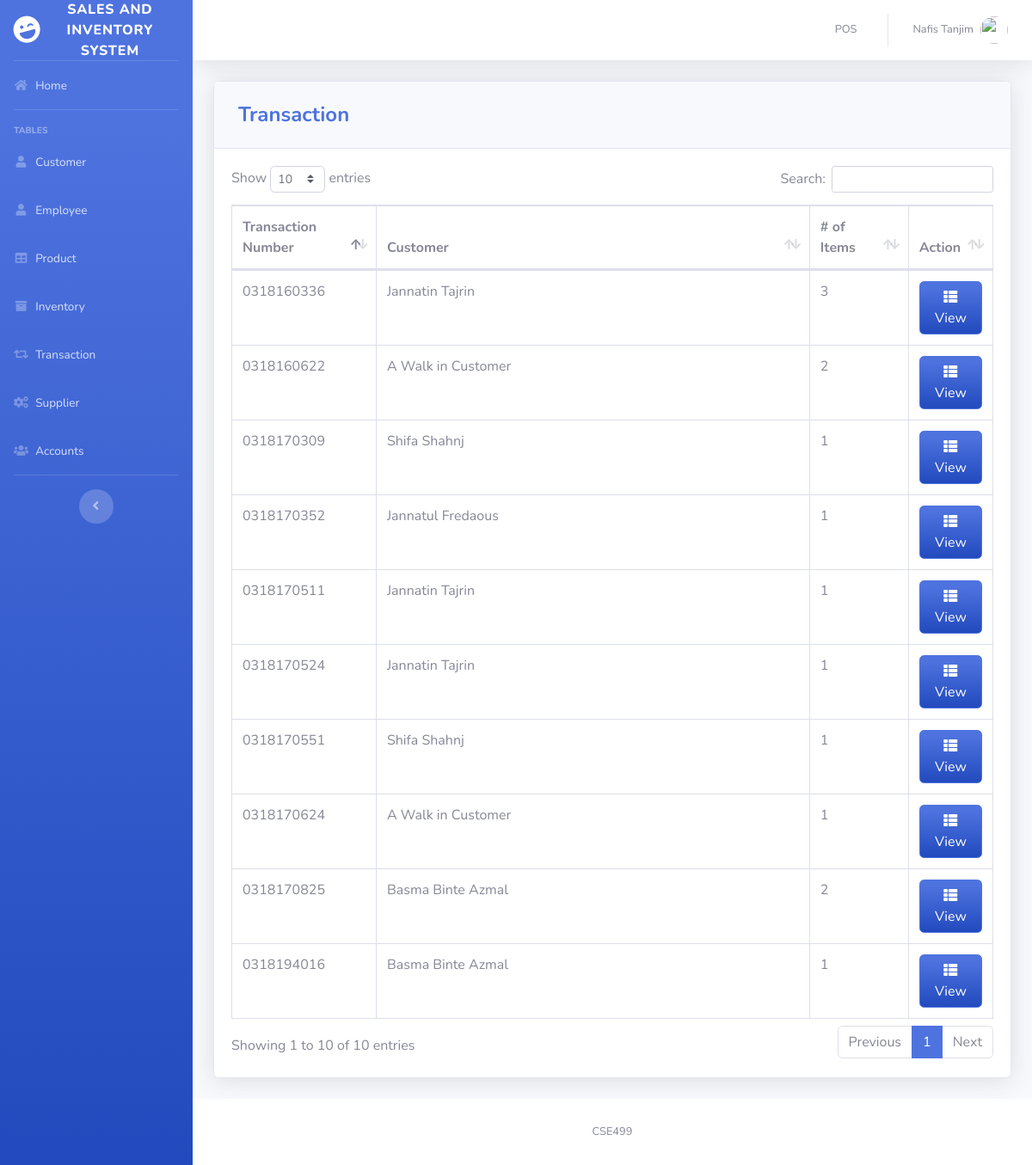
The page /pages/transaction.php (signed in) on the database its author committed.
### tables this page shows
CREATE TABLE `transaction` (
  `TRANS_ID` int(50) NOT NULL,
  `CUST_ID` int(11) DEFAULT NULL,
  `NUMOFITEMS` varchar(250) NOT NULL,
  `SUBTOTAL` varchar(50) NOT NULL,
  `LESSVAT` varchar(50) NOT NULL,
  `NETVAT` varchar(50) NOT NULL,
  `ADDVAT` varchar(50) NOT NULL,
  `GRANDTOTAL` varchar(250) NOT NULL,
  `CASH` varchar(250) NOT NULL,
  `DATE` varchar(50) NOT NULL,
  `TRANS_D_ID` varchar(250) NOT NULL
);

CREATE TABLE `customer` (
  `CUST_ID` int(11) NOT NULL,
  `FIRST_NAME` varchar(50) DEFAULT NULL,
  `LAST_NAME` varchar(50) DEFAULT NULL,
  `PHONE_NUMBER` varchar(11) DEFAULT NULL
);

### pages/transaction.php (the view, shortened to what this page needs)
<?php
include'../includes/connection.php';
include'../includes/sidebar.php';
?>
            <div class="card shadow mb-4">
            <div class="card-header py-3">
              <h4 class="m-2 font-weight-bold text-primary">Transaction</h4>
            </div>
            <div class="card-body">
              <div class="table-responsive">
                <table class="table table-bordered" id="dataTable" width="100%" cellspacing="0">
               <thead>
                   <tr>
                     <th width="19%">Transaction Number</th>
                     <th>Customer</th>
                     <th width="13%"># of Items</th>
                     <th width="11%">Action</th>
                   </tr>
               </thead>
          <tbody>
<?php
    $query = 'SELECT *, FIRST_NAME, LAST_NAME
              FROM transaction T
              JOIN customer C ON T.`CUST_ID`=C.`CUST_ID`
              ORDER BY TRANS_D_ID ASC';
        $result = mysqli_query($db, $query) or die (mysqli_error($db));
            while ($row = mysqli_fetch_assoc($result)) {
                echo '<tr>';
                echo '<td>'. $row['TRANS_D_ID'].'</td>';
                echo '<td>'. $row['FIRST_NAME'].' '. $row['LAST_NAME'].'</td>';
                echo '<td>'. $row['NUMOFITEMS'].'</td>';
                      echo '<td align="right">
                              <a type="button" class="btn btn-primary bg-gradient-primary" href="trans_view.php?action=edit & id='.$row['TRANS_ID'] . '"><i class="fas fa-fw fa-th-list"></i> View</a>
                          </div> </td>';
                echo '</tr> ';
                        }
?>
<?php
include'../includes/footer.php';
?>

### includes/sidebar.php (shortened to what this page needs)
<!DOCTYPE html>
<html lang="en">
<head>
  <link href="../vendor/fontawesome-free/css/all.min.css" rel="stylesheet" type="text/css">
  <link href="../css/sb-admin-2.min.css" rel="stylesheet">
  <link href="../vendor/datatables/dataTables.bootstrap4.min.css" rel="stylesheet">
</head>
<body id="page-top">
  <div id="wrapper">
    <ul class="navbar-nav bg-gradient-primary sidebar sidebar-dark accordion" id="accordionSidebar">
      <a class="sidebar-brand d-flex align-items-center justify-content-center" href="index.php">
        <div class="sidebar-brand-icon rotate-n-15">
          <i class="fas fa-laugh-wink"></i>
        </div>
        <div class="sidebar-brand-text mx-3">Sales and Inventory System</div>
      </a>
      <hr class="sidebar-divider my-0">
      <li class="nav-item">
        <a class="nav-link" href="index.php">
          <i class="fas fa-fw fa-home"></i>
          <span>Home</span></a>
      </li>
      <hr class="sidebar-divider">
      <div class="sidebar-heading">
        Tables
      </div>
      <li class="nav-item">
        <a class="nav-link" href="customer.php">
          <i class="fas fa-fw fa-user"></i>
          <span>Customer</span></a>
      </li>
      <li class="nav-item">
        <a class="nav-link" href="employee.php">
          <i class="fas fa-fw fa-user"></i>
          <span>Employee</span></a>
      </li>
      <li class="nav-item">
        <a class="nav-link" href="product.php">
          <i class="fas fa-fw fa-table"></i>
          <span>Product</span></a>
      </li>
      <li class="nav-item">
        <a class="nav-link" href="inventory.php">
          <i class="fas fa-fw fa-archive"></i>
          <span>Inventory</span></a>
      </li>
      <li class="nav-item">
        <a class="nav-link" href="transaction.php">
          <i class="fas fa-fw fa-retweet"></i>
          <span>Transaction</span></a>
      </li>
      <li class="nav-item">
        <a class="nav-link" href="supplier.php">
          <i class="fas fa-fw fa-cogs"></i>
          <span>Supplier</span></a>
      </li>
      <li class="nav-item">
        <a class="nav-link" href="user.php">
          <i class="fas fa-fw fa-users"></i>
          <span>Accounts</span></a>
      </li>
      <hr class="sidebar-divider d-none d-md-block">
      <div class="text-center d-none d-md-inline">
        <button class="rounded-circle border-0" id="sidebarToggle"></button>
      </div>
    </ul>
    <?php include_once 'topbar.php'; ?>

### includes/topbar.php (shortened to what this page needs)
<div id="content-wrapper" class="d-flex flex-column">
  <div id="content">
    <nav class="navbar navbar-expand navbar-light bg-white topbar mb-4 static-top shadow">
      <ul class="navbar-nav ml-auto">
        <li class="nav-item dropdown no-arrow">
          <a class="nav-link" href="pos.php" role="button">
            <span class="mr-2 d-none d-lg-inline text-gray-600 small">POS</span>
          </a>
        </li>
        <li class="nav-item dropdown no-arrow">
          <a class="nav-link dropdown-toggle" href="#" id="userDropdown" role="button" data-toggle="dropdown" aria-haspopup="true" aria-expanded="false">
            <span class="mr-2 d-none d-lg-inline text-gray-600 small"><?php echo  $_SESSION['FIRST_NAME']. ' '.$_SESSION['LAST_NAME'] ;?></span>
            <img class="img-profile rounded-circle"
            <?php
              if($_SESSION['GENDER']=='Male'){
                echo 'src="https://encrypted-tbn0.gstatic.com/images?q=tbn:ANd9GcTS0rikanm-OEchWDtCAWQ_s1hQq1nOlQUeJr242AdtgqcdEgm0Dg"';
              }else{
                echo 'src="https://encrypted-tbn0.gstatic.com/images?q=tbn:ANd9GcSNngF0RFPjyGl4ybo78-XYxxeap88Nvsyj1_txm6L4eheH8ZBu"';
              }
            ?>>
          </a>
        </li>
      </ul>
    </nav>
    <div class="container-fluid">

### includes/footer.php (shortened to what this page needs)
      <footer class="sticky-footer bg-white">
        <div class="container my-auto">
          <div class="copyright text-center my-auto">
              <span>CSE499</span>
          </div>
        </div>
      </footer>
</body>
</html>

### rows shown on the page
transaction: TRANS_D_ID "0318160336", CUST_ID.FIRST_NAME "Jannatin", CUST_ID.LAST_NAME "Tajrin", NUMOFITEMS "3"
transaction: TRANS_D_ID "0318160622", CUST_ID.FIRST_NAME "A Walk in Customer", NUMOFITEMS "2"
transaction: TRANS_D_ID "0318170309", CUST_ID.FIRST_NAME "Shifa", CUST_ID.LAST_NAME "Shahnj", NUMOFITEMS "1"
transaction: TRANS_D_ID "0318170352", CUST_ID.FIRST_NAME "Jannatul", CUST_ID.LAST_NAME "Fredaous", NUMOFITEMS "1"
transaction: TRANS_D_ID "0318170511", CUST_ID.FIRST_NAME "Jannatin", CUST_ID.LAST_NAME "Tajrin", NUMOFITEMS "1"
transaction: TRANS_D_ID "0318170524", CUST_ID.FIRST_NAME "Jannatin", CUST_ID.LAST_NAME "Tajrin", NUMOFITEMS "1"
transaction: TRANS_D_ID "0318170551", CUST_ID.FIRST_NAME "Shifa", CUST_ID.LAST_NAME "Shahnj", NUMOFITEMS "1"
transaction: TRANS_D_ID "0318170624", CUST_ID.FIRST_NAME "A Walk in Customer", NUMOFITEMS "1"
transaction: TRANS_D_ID "0318170825", CUST_ID.FIRST_NAME "Basma", CUST_ID.LAST_NAME "Binte Azmal", NUMOFITEMS "2"
transaction: TRANS_D_ID "0318194016", CUST_ID.FIRST_NAME "Basma", CUST_ID.LAST_NAME "Binte Azmal", NUMOFITEMS "1"

### other values the page prints
$_SESSION['FIRST_NAME'] "Nafis"
$_SESSION['LAST_NAME'] "Tanjim"
